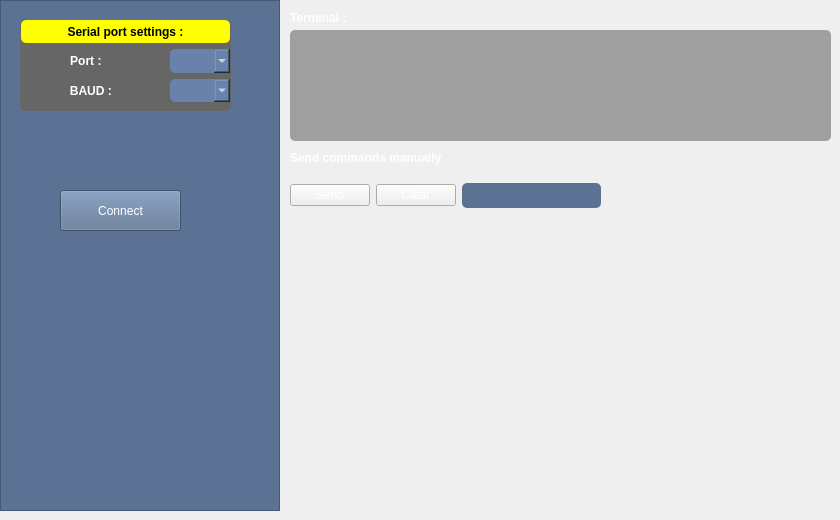
      <widget class="QWidget" name="tab_connection">
       <attribute name="title">
        <string>Connection</string>
       </attribute>
       <widget class="QTextBrowser" name="textBrowser">
        <property name="geometry">
         <rect>
          <x>290</x>
          <y>30</y>
          <width>541</width>
          <height>111</height>
         </rect>
        </property>
        <property name="sizePolicy">
         <sizepolicy hsizetype="Minimum" vsizetype="Minimum">
          <horstretch>0</horstretch>
          <verstretch>0</verstretch>
         </sizepolicy>
        </property>
        <property name="styleSheet">
         <string notr="true">background-color: rgba(103, 103, 103, 150);
border-radius: 5px;
color: rgb(255, 255, 255);</string>
        </property>
       </widget>
       <widget class="QWidget" name="layoutWidget">
        <property name="geometry">
         <rect>
          <x>290</x>
          <y>180</y>
          <width>311</width>
          <height>31</height>
         </rect>
        </property>
        <layout class="QHBoxLayout" name="horizontalLayout_6">
         <item>
          <widget class="QPushButton" name="sendTrameButton">
           <property name="sizePolicy">
            <sizepolicy hsizetype="Maximum" vsizetype="Maximum">
             <horstretch>0</horstretch>
             <verstretch>0</verstretch>
            </sizepolicy>
           </property>
           <property name="cursor">
            <cursorShape>PointingHandCursor</cursorShape>
           </property>
           <property name="styleSheet">
            <string notr="true">color: rgb(255, 255, 255);</string>
           </property>
           <property name="text">
            <string>Send</string>
           </property>
          </widget>
         </item>
         <item>
          <widget class="QPushButton" name="clearTextBrowserButton">
           <property name="sizePolicy">
            <sizepolicy hsizetype="Maximum" vsizetype="Maximum">
             <horstretch>0</horstretch>
             <verstretch>0</verstretch>
            </sizepolicy>
           </property>
           <property name="cursor">
            <cursorShape>PointingHandCursor</cursorShape>
           </property>
           <property name="styleSheet">
            <string notr="true">color: rgb(255, 255, 255);</string>
           </property>
           <property name="text">
            <string>Clear</string>
           </property>
          </widget>
         </item>
         <item>
          <widget class="QLineEdit" name="lineEdit_Trame">
           <property name="sizePolicy">
            <sizepolicy hsizetype="Minimum" vsizetype="Maximum">
             <horstretch>0</horstretch>
             <verstretch>0</verstretch>
            </sizepolicy>
           </property>
           <property name="maximumSize">
            <size>
             <width>16777215</width>
             <height>25</height>
            </size>
           </property>
           <property name="styleSheet">
            <string notr="true">background-color: rgb(91, 114, 148);
border-radius: 5px;
color: rgb(255, 255, 255);</string>
           </property>
          </widget>
         </item>
        </layout>
       </widget>
       <widget class="QLabel" name="label_15">
        <property name="geometry">
         <rect>
          <x>290</x>
          <y>150</y>
          <width>151</width>
          <height>16</height>
         </rect>
        </property>
        <property name="font">
         <font>
          <bold>true</bold>
         </font>
        </property>
        <property name="styleSheet">
         <string notr="true">color: rgb(255, 255, 255);</string>
        </property>
        <property name="text">
         <string>Send commands manually :</string>
        </property>
       </widget>
       <widget class="QFrame" name="frame_3">
        <property name="geometry">
         <rect>
          <x>0</x>
          <y>0</y>
          <width>280</width>
          <height>511</height>
         </rect>
        </property>
        <property name="styleSheet">
         <string notr="true">background-color: rgb(91, 114, 148);</string>
        </property>
        <property name="frameShape">
         <enum>QFrame::StyledPanel</enum>
        </property>
        <property name="frameShadow">
         <enum>QFrame::Raised</enum>
        </property>
        <widget class="QPushButton" name="connectButton">
         <property name="geometry">
          <rect>
           <x>60</x>
           <y>190</y>
           <width>121</width>
           <height>41</height>
          </rect>
         </property>
         <property name="sizePolicy">
          <sizepolicy hsizetype="Preferred" vsizetype="Fixed">
           <horstretch>0</horstretch>
           <verstretch>0</verstretch>
          </sizepolicy>
         </property>
         <property name="cursor">
          <cursorShape>PointingHandCursor</cursorShape>
         </property>
         <property name="styleSheet">
          <string notr="true">color: rgb(255, 255, 255);</string>
         </property>
         <property name="text">
          <string>Connect</string>
         </property>
        </widget>
        <widget class="QFrame" name="frame_5">
         <property name="geometry">
          <rect>
           <x>20</x>
           <y>20</y>
           <width>211</width>
           <height>91</height>
          </rect>
         </property>
         <property name="styleSheet">
          <string notr="true">background-color: rgb(102, 102, 102);
border-radius: 5px;

</string>
         </property>
         <property name="frameShape">
          <enum>QFrame::StyledPanel</enum>
         </property>
         <property name="frameShadow">
          <enum>QFrame::Raised</enum>
         </property>
         <layout class="QVBoxLayout" name="verticalLayout_5">
          <property name="leftMargin">
           <number>1</number>
          </property>
          <property name="topMargin">
           <number>0</number>
          </property>
          <property name="rightMargin">
           <number>1</number>
          </property>
          <item>
           <widget class="QLabel" name="label_18">
            <property name="font">
             <font>
              <bold>true</bold>
             </font>
            </property>
            <property name="styleSheet">
             <string notr="true">background-color: rgb(255, 255, 0);
border-radius: 5px;</string>
            </property>
            <property name="text">
             <string>Serial port settings :</string>
            </property>
            <property name="alignment">
             <set>Qt::AlignCenter</set>
            </property>
           </widget>
          </item>
          <item>
           <layout class="QHBoxLayout" name="horizontalLayout_4">
            <item>
             <widget class="QLabel" name="label_2">
              <property name="font">
               <font>
                <bold>true</bold>
               </font>
              </property>
              <property name="styleSheet">
               <string notr="true">color: rgb(255, 255, 255);</string>
              </property>
              <property name="text">
               <string>Port :    </string>
              </property>
              <property name="alignment">
               <set>Qt::AlignCenter</set>
              </property>
             </widget>
            </item>
            <item>
             <widget class="QComboBox" name="comboBox_port">
              <property name="sizePolicy">
               <sizepolicy hsizetype="Maximum" vsizetype="Maximum">
                <horstretch>0</horstretch>
                <verstretch>0</verstretch>
               </sizepolicy>
              </property>
              <property name="maximumSize">
               <size>
                <width>16777215</width>
                <height>25</height>
               </size>
              </property>
              <property name="styleSheet">
               <string notr="true">background-color: rgb(104, 130, 170);
border-radius: 5px;
color: rgb(255, 255, 255);</string>
              </property>
             </widget>
            </item>
           </layout>
          </item>
          <item>
           <layout class="QHBoxLayout" name="horizontalLayout_5">
            <item>
             <widget class="QLabel" name="label_3">
              <property name="font">
               <font>
                <bold>true</bold>
               </font>
              </property>
              <property name="styleSheet">
               <string notr="true">color: rgb(255, 255, 255);</string>
              </property>
              <property name="text">
               <string>BAUD : </string>
              </property>
              <property name="alignment">
               <set>Qt::AlignCenter</set>
              </property>
             </widget>
            </item>
            <item>
             <widget class="QComboBox" name="comboBox_baud">
              <property name="sizePolicy">
               <sizepolicy hsizetype="Maximum" vsizetype="Maximum">
                <horstretch>0</horstretch>
                <verstretch>0</verstretch>
               </sizepolicy>
              </property>
              <property name="maximumSize">
               <size>
                <width>16777215</width>
                <height>25</height>
               </size>
              </property>
              <property name="styleSheet">
               <string notr="true">background-color: rgb(104, 130, 170);
border-radius: 5px;
color: rgb(255, 255, 255);</string>
              </property>
             </widget>
            </item>
           </layout>
          </item>
         </layout>
        </widget>
       </widget>
       <widget class="QLabel" name="label_16">
        <property name="geometry">
         <rect>
          <x>290</x>
          <y>10</y>
          <width>61</width>
          <height>16</height>
         </rect>
        </property>
        <property name="font">
         <font>
          <bold>true</bold>
         </font>
        </property>
        <property name="styleSheet">
         <string notr="true">color: rgb(255, 255, 255);</string>
        </property>
        <property name="text">
         <string>Terminal :</string>
        </property>
       </widget>
      </widget>
